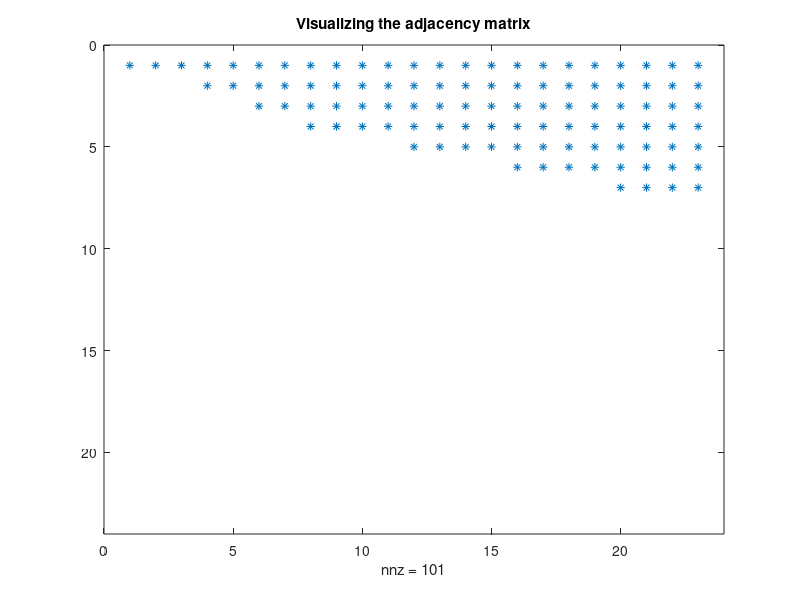
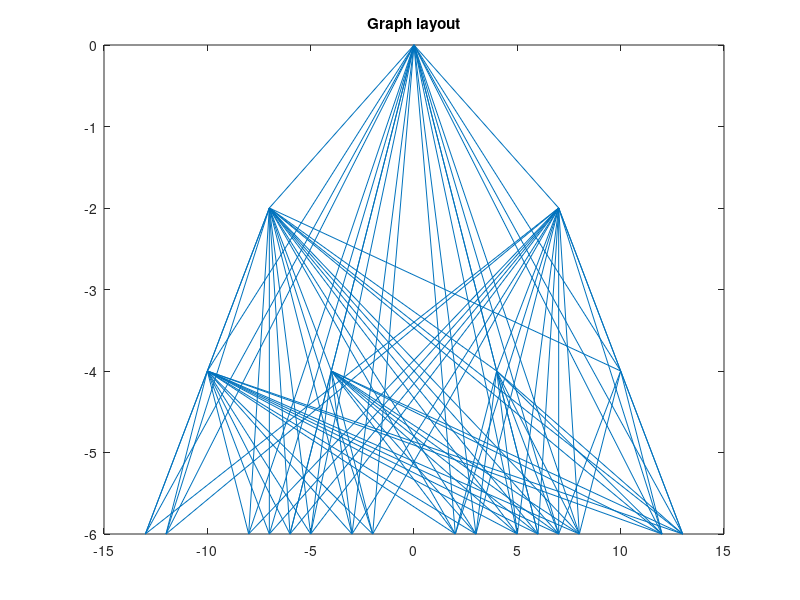

Source code (MATLAB) for these figures, in order: (Note: this script raises an error after producing the figures.)
%% Fully arborescent site : home linking every where : no siloing
warning('OFF'); %#ok<*WNOFF>
rng('default');
% URL name
U={'home','meta_liste_produit1','meta_liste_produit2','liste_produit1','liste_produit2','liste_produit3','liste_produit4','fiche_produit1','fiche_produit2','fiche_produit3','fiche_produit4','fiche_produit5','fiche_produit6','fiche_produit7','fiche_produit8','fiche_produit9','fiche_produit10','fiche_produit11','fiche_produit12','fiche_produit13','fiche_produit14','fiche_produit15','fiche_produit16'};
% coordinates
coordinates = [0,0;-7,-2;7,-2;-10,-4;-4,-4; 4,-4;10,-4;-13,-6;-12,-6;-8,-6;-7,-6;-6,-6;-5,-6;-3,-6;-2,-6;2,-6;3,-6; 5,-6; 6,-6;7,-6; 8,-6;12,-6;13,-6;];
% adjacency matrix : to become spare
G=[...
    1 1 1 1 1 1 1 1 1 1 1 1 1 1 1 1 1 1 1 1 1 1 1;...
    0 0 0 1 1 1 1 1 1 1 1 1 1 1 1 1 1 1 1 1 1 1 1;...
    0 0 0 0 0 1 1 1 1 1 1 1 1 1 1 1 1 1 1 1 1 1 1;...
    0 0 0 0 0 0 0 1 1 1 1 1 1 1 1 1 1 1 1 1 1 1 1;...
    0 0 0 0 0 0 0 0 0 0 0 1 1 1 1 1 1 1 1 1 1 1 1;...
    0 0 0 0 0 0 0 0 0 0 0 0 0 0 0 1 1 1 1 1 1 1 1;...
    0 0 0 0 0 0 0 0 0 0 0 0 0 0 0 0 0 0 0 1 1 1 1;...
    0 0 0 0 0 0 0 0 0 0 0 0 0 0 0 0 0 0 0 0 0 0 0;...
    0 0 0 0 0 0 0 0 0 0 0 0 0 0 0 0 0 0 0 0 0 0 0;...
    0 0 0 0 0 0 0 0 0 0 0 0 0 0 0 0 0 0 0 0 0 0 0;...
    0 0 0 0 0 0 0 0 0 0 0 0 0 0 0 0 0 0 0 0 0 0 0;...
    0 0 0 0 0 0 0 0 0 0 0 0 0 0 0 0 0 0 0 0 0 0 0;...
    0 0 0 0 0 0 0 0 0 0 0 0 0 0 0 0 0 0 0 0 0 0 0;...
    0 0 0 0 0 0 0 0 0 0 0 0 0 0 0 0 0 0 0 0 0 0 0;...
    0 0 0 0 0 0 0 0 0 0 0 0 0 0 0 0 0 0 0 0 0 0 0;...
    0 0 0 0 0 0 0 0 0 0 0 0 0 0 0 0 0 0 0 0 0 0 0;...
    0 0 0 0 0 0 0 0 0 0 0 0 0 0 0 0 0 0 0 0 0 0 0;...
    0 0 0 0 0 0 0 0 0 0 0 0 0 0 0 0 0 0 0 0 0 0 0;...
    0 0 0 0 0 0 0 0 0 0 0 0 0 0 0 0 0 0 0 0 0 0 0;...
    0 0 0 0 0 0 0 0 0 0 0 0 0 0 0 0 0 0 0 0 0 0 0;...
    0 0 0 0 0 0 0 0 0 0 0 0 0 0 0 0 0 0 0 0 0 0 0;...
    0 0 0 0 0 0 0 0 0 0 0 0 0 0 0 0 0 0 0 0 0 0 0;...
    0 0 0 0 0 0 0 0 0 0 0 0 0 0 0 0 0 0 0 0 0 0 0;...
    ];

%% Visualizing the adjacency matrix and the directed graph
figure;
spy(G)
title('Visualizing the adjacency matrix')
figure;
gplot(G,coordinates)
title('Graph layout')
gObj = biograph(G,U);
gObj = view(gObj); %#ok<*NASGU>
disp('Number of links inside the site :')
disp(sum(sum(G)))

%% Computing the page rank for the fully arborescent site : home linking every where
pagerank_power(U,G);

%% Another configuration : siloing up to the home : link within branch only
G=[...
    1 1 1 1 1 1 1 1 1 1 1 1 1 1 1 1 1 1 1 1 1 1 1;...
    0 0 0 1 1 0 0 1 1 1 1 1 1 1 1 0 0 0 0 0 0 0 0;...
    0 0 0 0 0 1 1 0 0 0 0 0 0 0 0 1 1 1 1 1 1 1 1;...
    0 0 0 0 0 0 0 1 1 1 1 1 1 1 1 0 0 0 0 0 0 0 0;...
    0 0 0 0 0 0 0 1 1 1 1 1 1 1 1 0 0 0 0 0 0 0 0;...
    0 0 0 0 0 0 0 0 0 0 0 0 0 0 0 1 1 1 1 1 1 1 1;...
    0 0 0 0 0 0 0 0 0 0 0 0 0 0 0 1 1 1 1 1 1 1 1;...
    0 0 0 0 0 0 0 0 0 0 0 0 0 0 0 0 0 0 0 0 0 0 0;...
    0 0 0 0 0 0 0 0 0 0 0 0 0 0 0 0 0 0 0 0 0 0 0;...
    0 0 0 0 0 0 0 0 0 0 0 0 0 0 0 0 0 0 0 0 0 0 0;...
    0 0 0 0 0 0 0 0 0 0 0 0 0 0 0 0 0 0 0 0 0 0 0;...
    0 0 0 0 0 0 0 0 0 0 0 0 0 0 0 0 0 0 0 0 0 0 0;...
    0 0 0 0 0 0 0 0 0 0 0 0 0 0 0 0 0 0 0 0 0 0 0;...
    0 0 0 0 0 0 0 0 0 0 0 0 0 0 0 0 0 0 0 0 0 0 0;...
    0 0 0 0 0 0 0 0 0 0 0 0 0 0 0 0 0 0 0 0 0 0 0;...
    0 0 0 0 0 0 0 0 0 0 0 0 0 0 0 0 0 0 0 0 0 0 0;...
    0 0 0 0 0 0 0 0 0 0 0 0 0 0 0 0 0 0 0 0 0 0 0;...
    0 0 0 0 0 0 0 0 0 0 0 0 0 0 0 0 0 0 0 0 0 0 0;...
    0 0 0 0 0 0 0 0 0 0 0 0 0 0 0 0 0 0 0 0 0 0 0;...
    0 0 0 0 0 0 0 0 0 0 0 0 0 0 0 0 0 0 0 0 0 0 0;...
    0 0 0 0 0 0 0 0 0 0 0 0 0 0 0 0 0 0 0 0 0 0 0;...
    0 0 0 0 0 0 0 0 0 0 0 0 0 0 0 0 0 0 0 0 0 0 0;...
    0 0 0 0 0 0 0 0 0 0 0 0 0 0 0 0 0 0 0 0 0 0 0;...
    ];

%% Visualizing the adjacency matrix and the directed graph
figure;
spy(G)
title('Visualizing the adjacency matrix')
figure;
gplot(G,coordinates)
title('Graph layout')
gObj = biograph(G,U);
gObj = view(gObj); %#ok<*NASGU>
disp('Number of links inside the site :')
disp(sum(sum(G)))

%% Computing the page rank for the fully arborescent site : home linking every where
%pagerank;
pagerank_power(U,G);

%% Another configuration : siloing with reciprocating links
G=[...
    1 1 1 1 1 1 1 1 1 1 1 1 1 1 1 1 1 1 1 1 1 1 1;...
    1 0 0 1 1 0 0 1 1 1 1 1 1 1 1 0 0 0 0 0 0 0 0;...
    1 0 0 0 0 1 1 0 0 0 0 0 0 0 0 1 1 1 1 1 1 1 1;...
    1 1 0 0 0 0 0 1 1 1 1 1 1 1 1 0 0 0 0 0 0 0 0;...
    1 1 0 0 0 0 0 1 1 1 1 1 1 1 1 0 0 0 0 0 0 0 0;...
    1 0 1 0 0 0 0 0 0 0 0 0 0 0 0 1 1 1 1 1 1 1 1;...
    1 0 1 0 0 0 0 0 0 0 0 0 0 0 0 1 1 1 1 1 1 1 1;...
    1 1 0 1 0 0 0 0 0 0 0 0 0 0 0 0 0 0 0 0 0 0 0;...
    1 1 0 1 0 0 0 0 0 0 0 0 0 0 0 0 0 0 0 0 0 0 0;...
    1 1 0 1 0 0 0 0 0 0 0 0 0 0 0 0 0 0 0 0 0 0 0;...
    1 1 0 1 0 0 0 0 0 0 0 0 0 0 0 0 0 0 0 0 0 0 0;...
    1 1 0 0 1 0 0 0 0 0 0 0 0 0 0 0 0 0 0 0 0 0 0;...
    1 1 0 0 1 0 0 0 0 0 0 0 0 0 0 0 0 0 0 0 0 0 0;...
    1 1 0 0 1 0 0 0 0 0 0 0 0 0 0 0 0 0 0 0 0 0 0;...
    1 1 0 0 1 0 0 0 0 0 0 0 0 0 0 0 0 0 0 0 0 0 0;...
    1 0 1 0 0 1 0 0 0 0 0 0 0 0 0 0 0 0 0 0 0 0 0;...
    1 0 1 0 0 1 0 0 0 0 0 0 0 0 0 0 0 0 0 0 0 0 0;...
    1 0 1 0 0 1 0 0 0 0 0 0 0 0 0 0 0 0 0 0 0 0 0;...
    1 0 1 0 0 1 0 0 0 0 0 0 0 0 0 0 0 0 0 0 0 0 0;...
    1 0 1 0 0 0 1 0 0 0 0 0 0 0 0 0 0 0 0 0 0 0 0;...
    1 0 1 0 0 0 1 0 0 0 0 0 0 0 0 0 0 0 0 0 0 0 0;...
    1 0 1 0 0 0 1 0 0 0 0 0 0 0 0 0 0 0 0 0 0 0 0;...
    1 0 1 0 0 0 1 0 0 0 0 0 0 0 0 0 0 0 0 0 0 0 0;...
    ];

%% Visualizing the adjacency matrix and the directed graph
figure;
spy(G)
title('Visualizing the adjacency matrix')
figure;
gplot(G,coordinates)
title('Graph layout')
gObj = biograph(G,U);
figure;
gObj = view(gObj); %#ok<*NASGU>
disp('Number of links inside the site :')
disp(sum(sum(G)))

%% Computing the page rank for the siloing with reciprocating links
%pagerank;
pagerank_power(U,G);

%% Another configuration : linking every where with reciprocating links
G=[...
    1 1 1 1 1 1 1 1 1 1 1 1 1 1 1 1 1 1 1 1 1 1 1;...
    1 0 0 1 1 1 1 1 1 1 1 1 1 1 1 1 1 1 1 1 1 1 1;...
    1 0 0 0 0 1 1 1 1 1 1 1 1 1 1 1 1 1 1 1 1 1 1;...
    1 1 1 0 0 0 0 1 1 1 1 1 1 1 1 1 1 1 1 1 1 1 1;...
    1 1 1 0 0 0 0 0 0 0 0 1 1 1 1 1 1 1 1 1 1 1 1;...
    1 1 1 0 0 0 0 0 0 0 0 0 0 0 0 1 1 1 1 1 1 1 1;...
    1 1 1 0 0 0 0 0 0 0 0 0 0 0 0 0 0 0 0 1 1 1 1;...
    1 1 1 1 1 1 1 0 0 0 0 0 0 0 0 0 0 0 0 0 0 0 0;...
    1 1 1 1 1 1 1 0 0 0 0 0 0 0 0 0 0 0 0 0 0 0 0;...
    1 1 1 1 1 1 1 0 0 0 0 0 0 0 0 0 0 0 0 0 0 0 0;...
    1 1 1 1 1 1 1 0 0 0 0 0 0 0 0 0 0 0 0 0 0 0 0;...
    1 1 1 1 1 1 1 0 0 0 0 0 0 0 0 0 0 0 0 0 0 0 0;...
    1 1 1 1 1 1 1 0 0 0 0 0 0 0 0 0 0 0 0 0 0 0 0;...
    1 1 1 1 1 1 1 0 0 0 0 0 0 0 0 0 0 0 0 0 0 0 0;...
    1 1 1 1 1 1 1 0 0 0 0 0 0 0 0 0 0 0 0 0 0 0 0;...
    1 1 1 1 1 1 1 0 0 0 0 0 0 0 0 0 0 0 0 0 0 0 0;...
    1 1 1 1 1 1 1 0 0 0 0 0 0 0 0 0 0 0 0 0 0 0 0;...
    1 1 1 1 1 1 1 0 0 0 0 0 0 0 0 0 0 0 0 0 0 0 0;...
    1 1 1 1 1 1 1 0 0 0 0 0 0 0 0 0 0 0 0 0 0 0 0;...
    1 1 1 1 1 1 1 0 0 0 0 0 0 0 0 0 0 0 0 0 0 0 0;...
    1 1 1 1 1 1 1 0 0 0 0 0 0 0 0 0 0 0 0 0 0 0 0;...
    1 1 1 1 1 1 1 0 0 0 0 0 0 0 0 0 0 0 0 0 0 0 0;...
    1 1 1 1 1 1 1 0 0 0 0 0 0 0 0 0 0 0 0 0 0 0 0;...
    ];

%% Visualizing the adjacency matrix and the directed graph
figure;
spy(G)
title('Visualizing the adjacency matrix')
figure;
gplot(G,coordinates)
title('Graph layout')
gObj = biograph(G,U);
figure;
gObj = view(gObj); %#ok<*NASGU>
disp('Number of links inside the site :')
disp(sum(sum(G)))

%% Computing the page rank for the fully arborescent site : home linking every where
%pagerank;
pagerank_power(U,G);